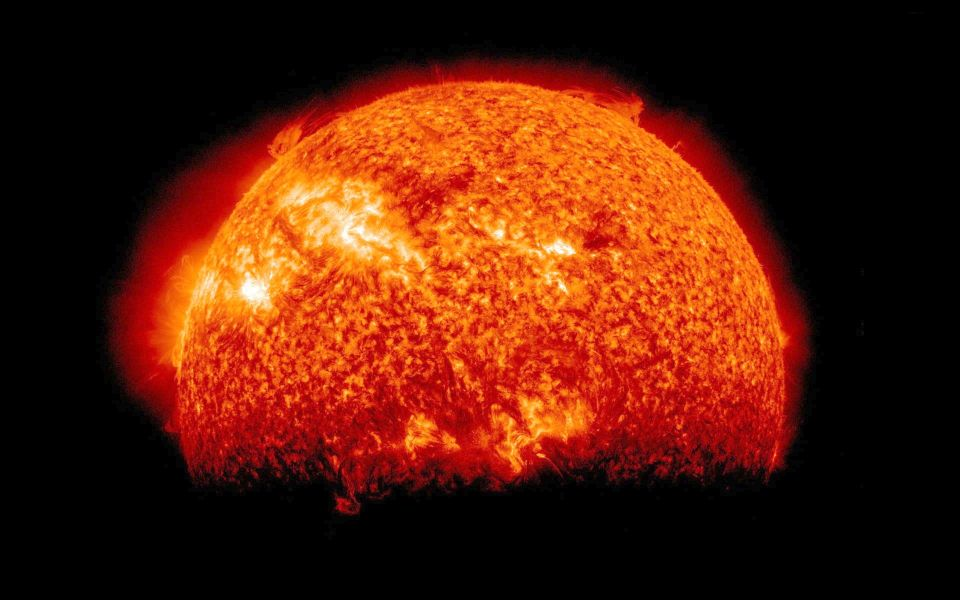
#> input picture menu_screen/solar_flare.jpg, 960 x 600 px, found by its file name
$ python _sim_cards.py
#> lines starting #> are read from the running program, lines starting #| are printed output that depends on the picture
# -*- coding: utf-8 -*-
"""SIM crop card potret (tile 246x830, object-fit cover, posisi center)
untuk solar_flare.jpg & QM.png — biar tahu posisi mana yang paling
'nyentring & fit-frame'. Simpan beberapa kandidat crop utk dilirik."""
from PIL import Image
import os

TMP = os.path.join(os.environ.get("TEMP", "."), "nabla_cover_lines")
os.makedirs(TMP, exist_ok=True)

def sim_card(path, name, ox_frac=0.5, oy_frac=0.5, cw=246, ch=830):
#> called with path = 'menu_screen/solar_flare.jpg', name = 'sim_solar_center.jpg', ox_frac = 0.5, oy_frac = 0.5, cw = 246, ch = 830
    img = Image.open(path).convert("RGB")
#> img is the input picture: PIL image 960x600 RGB; mean R, G, B 86.1, 29.3, 9.2
    W, H_ = img.size
#> W = 960; H_ = 600
    sc = max(cw / W, ch / H_)                 # cover
#> sc = 1.38
    sw, sh = round(W * sc), round(H_ * sc)
#> sw = 1328; sh = 830
    big = img.resize((sw, sh), Image.LANCZOS)
    ox = round((sw - cw) * ox_frac)
#> ox = 541
    oy = round((sh - ch) * oy_frac)
#> oy = 0
    band = big.crop((ox, oy, ox + cw, oy + ch))
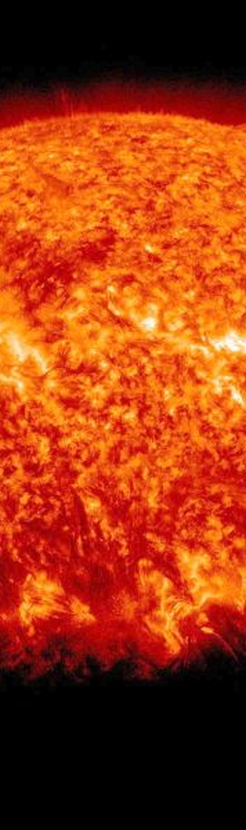
#> band: PIL image 246x830 RGB; mean R, G, B 151.9, 54.9, 15.2
    p = os.path.join(TMP, name)
    band.save(p, "JPEG", quality=88)
    print(name, "->", p, "| x-window",
          round(ox / sw * 100, 1), "-", round((ox + cw) / sw * 100, 1), "%")
#| sim_solar_center.jpg -> ./nabla_cover_lines/sim_solar_center.jpg | x-window 40.7 - 59.3 %

# solar flare: tengah & sedikit turun (disc penuh lebihnya)
sim_card("menu_screen/solar_flare.jpg", "sim_solar_center.jpg", .5, .5)
sim_card("menu_screen/solar_flare.jpg", "sim_solar_lower.jpg", .5, .62)
#| sim_solar_lower.jpg -> ./nabla_cover_lines/sim_solar_lower.jpg | x-window 40.7 - 59.3 %
# QM: tengah vs gelombang kirinya vs bawah banget (full wave tanpa eq)
sim_card("menu_screen/QM.png", "sim_qm_center.jpg", .5, .5)
#> call 3 of sim_card, with path = 'menu_screen/QM.png', name = 'sim_qm_center.jpg', ox_frac = 0.5, oy_frac = 0.5, cw = 246, ch = 830
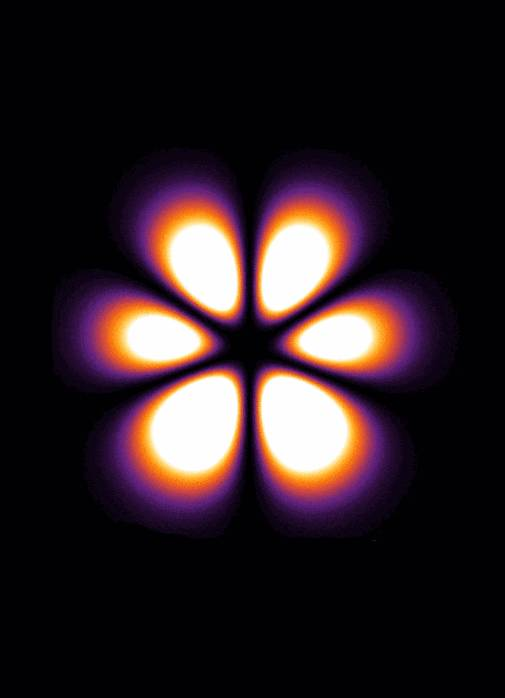
#> input picture menu_screen/QM.png, 505 x 698 px, found by its file name
#> in sim_card, img is the input picture: PIL image 505x698 RGB; mean R, G, B 44.7, 31.5, 35.4
#> in sim_card (call 3), `band = big.crop((ox, oy, ox + cw, oy + ch))`:
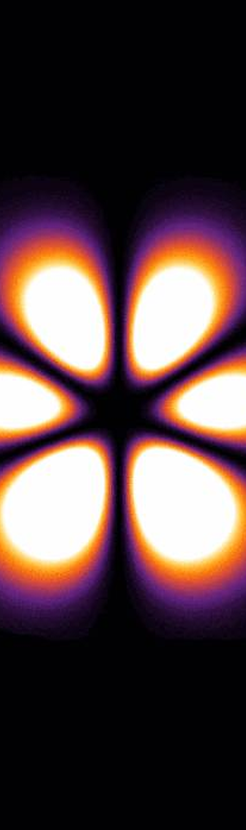
#> band: PIL image 246x830 RGB; mean R, G, B 85.5, 64.9, 66.1
#| sim_qm_center.jpg -> ./nabla_cover_lines/sim_qm_center.jpg | x-window 29.6 - 70.5 %
sim_card("menu_screen/QM.png", "sim_qm_left_crest.jpg", .30, .55)
#> call 4 of sim_card, with path = 'menu_screen/QM.png', name = 'sim_qm_left_crest.jpg', ox_frac = 0.3, oy_frac = 0.55, cw = 246, ch = 830
#> in sim_card (call 4), `band = big.crop((ox, oy, ox + cw, oy + ch))`:
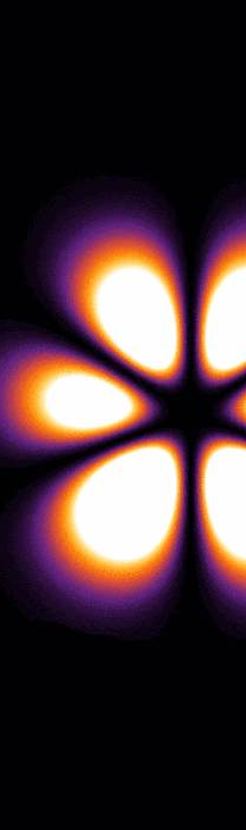
#> band: PIL image 246x830 RGB; mean R, G, B 69.6, 50.2, 53.9
#| sim_qm_left_crest.jpg -> ./nabla_cover_lines/sim_qm_left_crest.jpg | x-window 17.6 - 58.6 %
sim_card("menu_screen/QM.png", "sim_qm_bottom.jpg", .5, .8)
#| sim_qm_bottom.jpg -> ./nabla_cover_lines/sim_qm_bottom.jpg | x-window 29.6 - 70.5 %
